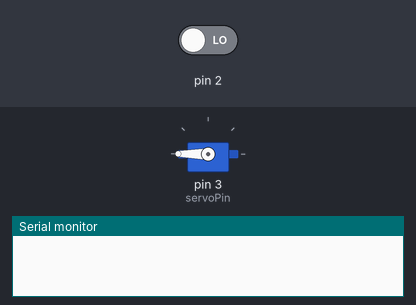
This sketch was run on a simulated Arduino Uno, built with avr-gcc and run on an emulated ATmega328P. Shown: servo, the last lines printed to the serial monitor. The inputs (shaded band) are chosen by the test bench; at power-on: pin 2 LOW.

Above: at 1.2 s.
1.3 s: pin 2 driven HIGH
At 1.9 s:
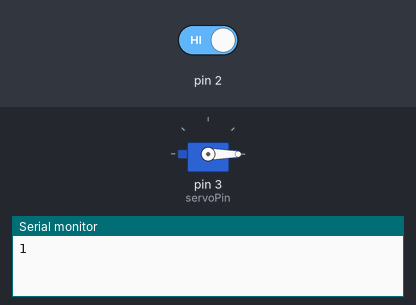
At 8.31 s:
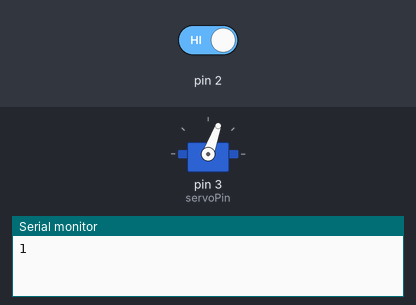
Timing chart, 0 to 8.8 s (numbered marks = the images above; inputs shaded):
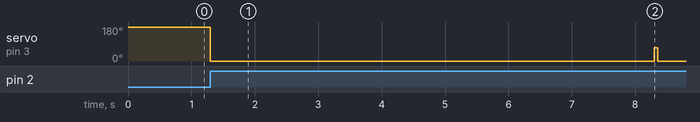

Measured:
- after the input at 1.3 s, servo on pin 3 (servoPin): 180° → 0° at once

The sketch:

sketch_may31a.ino
```cpp
// Include the Servo library
#include <Servo.h>
// Declare the Servo pin
int servoPin = 3;
bool moving = false;
// Create a servo object
Servo Servo1;
void setup() {
  // We need to attach the servo to the used pin number
  Servo1.attach(servoPin);
  Serial.begin(9600);
  pinMode(2, INPUT);
  Servo1.write(180);
}

void moveServo()  {
  if (! moving) {
    moving = true;
    int val = digitalRead(2);
    Serial.print(val);

    //apro
    Servo1.write(0);
    //aspetto che scorre l'acqua
    delay(7000);
    //chiudo
    Servo1.write(70);
    moving = false;
  }
}

void loop() {
  int val = digitalRead(2);
  if (val)  {
    moveServo();
  }
  delay(50);
  // Make servo go to 0 degrees
  /*Servo1.write(0);
    delay(3000);
    // Make servo go to 180 degrees
    Servo1.write(180);
    delay(3000); */
}
```
